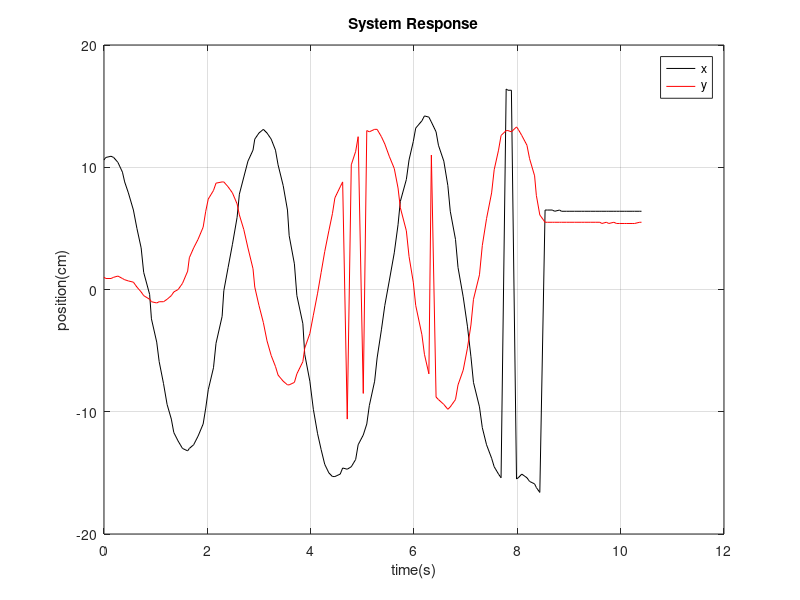

Recreate this plot in MATLAB.
load('data_fuzzy.mat')
plot(s1(:,1),s1(:,2),'k',s1(:,1),s1(:,3),'r')
legend('x','y')
xlabel('time(s)');
ylabel('position(cm)')
title('System Response')
grid on